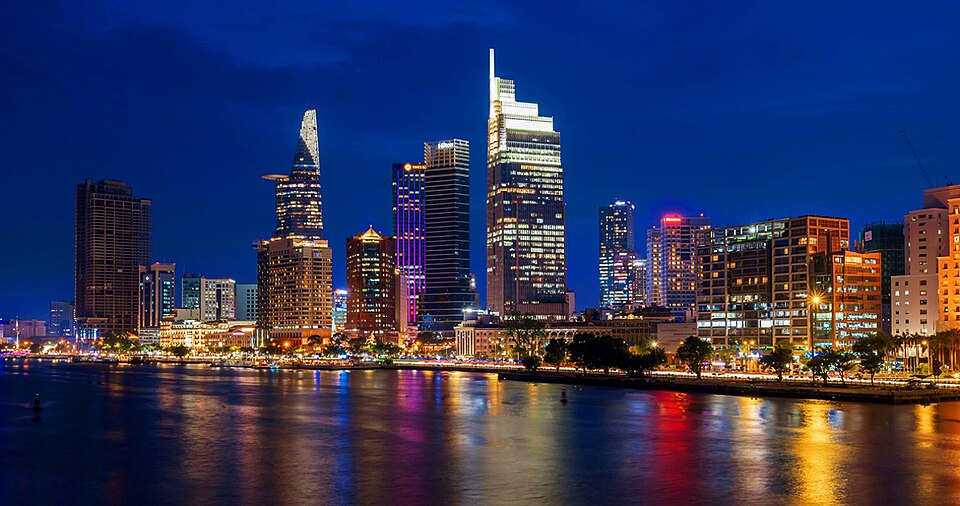
#> input picture Solutions/Lab 3 (Chapter 2.2)/II - Bài tập thực hành/Exercise 1/hcmc.jpg, 960 x 506 px
$ jupyter execute canny_opencv.ipynb
#> lines starting #> are read from the running program, lines starting #| are printed output that depends on the picture
[cell 1]
import cv2
import matplotlib.pyplot as plt

[cell 2]
image = cv2.imread("hcmc.jpg")
#> image is the input picture: shape (506, 960, 3); mean B, G, R 89.8, 53.6, 49
gray = cv2.cvtColor(image, cv2.COLOR_BGR2GRAY)
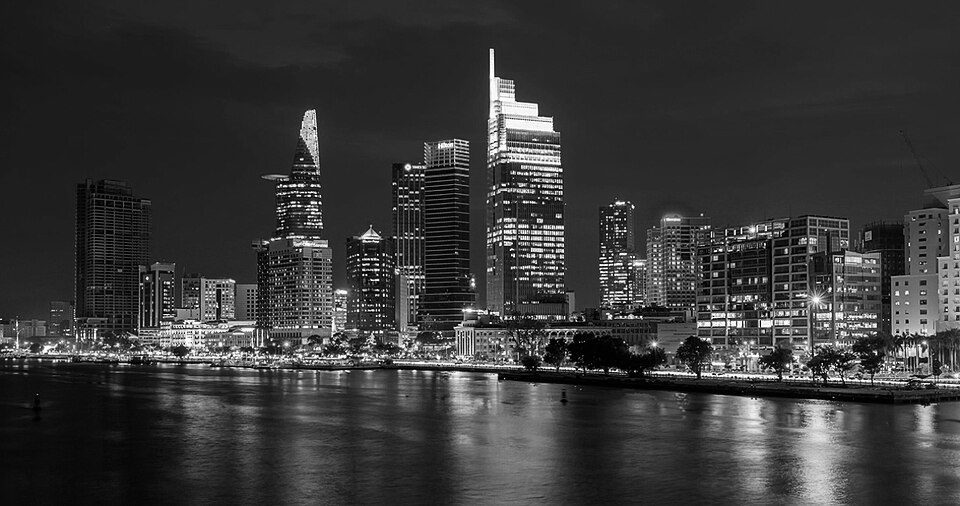
#> gray: shape (506, 960); min 0, max 255, mean 56.3

[cell 3]
# openCV automatically applies Gaussian + gradient + NMS + hysteresis
# output is binary image (uint8)
edges = cv2.Canny(gray, 100, 200) # 100 is the lower threshold, 200 is the upper threshold
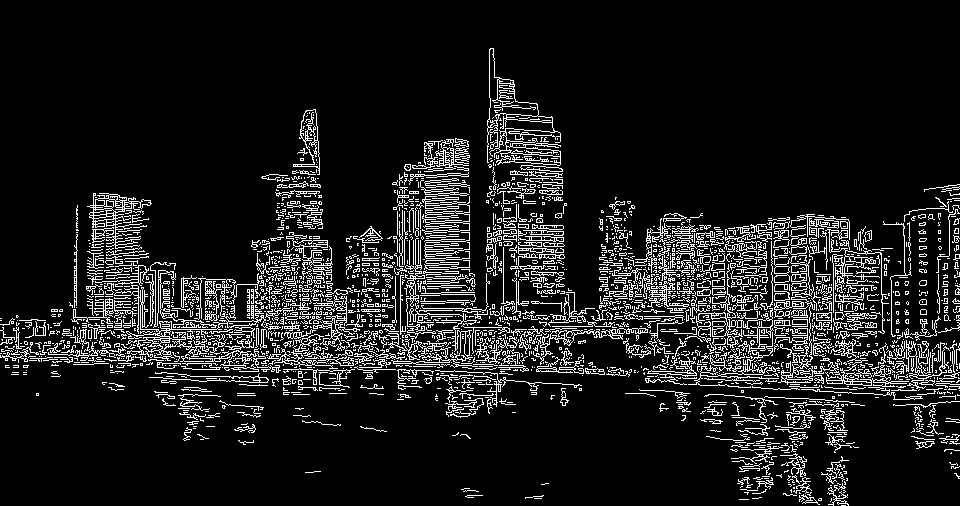
#> edges: shape (506, 960); 11% white in thin lines or dots

[cell 4]
plt.figure(figsize=(10, 4))

plt.subplot(1, 2, 1)
plt.imshow(gray, cmap="gray")
plt.title("Grayscale Image")
plt.axis("off")

plt.subplot(1, 2, 2)
plt.imshow(edges, cmap="gray")
plt.title("Canny Edge Detection (OpenCV)")
plt.axis("off")

plt.tight_layout()
plt.show()
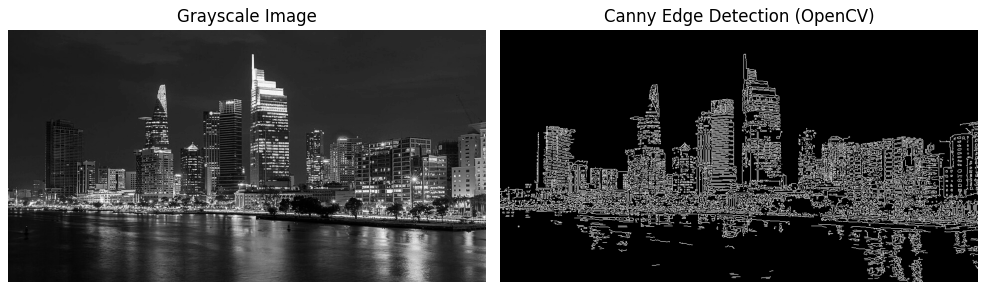
#> figure drawn by matplotlib, 2 panels
